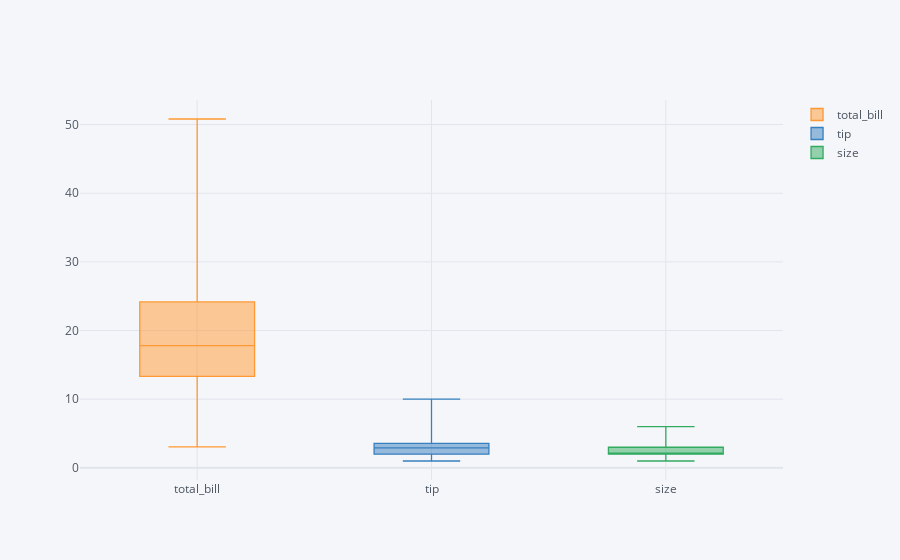

Notebook source saved alongside this figure:
### Code cell
dataset2.iplot(kind='box')

### Figure 1 — Plotly figure (JSON) as saved in the notebook; plotly's stock layout.template omitted (floating-point values rounded to 4 significant figures; data arrays with more than 128 entries replaced by an {"elided": "..."} marker saying what was removed)
{"data": [{"boxpoints": false, "line": {"width": 1.3}, "marker": {"color": "rgba(255, 153, 51, 1.0)"}, "name": "total_bill", "orientation": "v", "type": "box", "y": {"elided": "244 float values"}}, {"boxpoints": false, "line": {"width": 1.3}, "marker": {"color": "rgba(55, 128, 191, 1.0)"}, "name": "tip", "orientation": "v", "type": "box", "y": {"elided": "244 float values"}}, {"boxpoints": false, "line": {"width": 1.3}, "marker": {"color": "rgba(50, 171, 96, 1.0)"}, "name": "size", "orientation": "v", "type": "box", "y": {"elided": "244 int values"}}], "layout": {"legend": {"bgcolor": "#F5F6F9", "font": {"color": "#4D5663"}}, "paper_bgcolor": "#F5F6F9", "plot_bgcolor": "#F5F6F9", "title": {"font": {"color": "#4D5663"}}, "xaxis": {"gridcolor": "#E1E5ED", "showgrid": true, "tickfont": {"color": "#4D5663"}, "title": {"font": {"color": "#4D5663"}, "text": ""}, "zerolinecolor": "#E1E5ED"}, "yaxis": {"gridcolor": "#E1E5ED", "showgrid": true, "tickfont": {"color": "#4D5663"}, "title": {"font": {"color": "#4D5663"}, "text": ""}, "zerolinecolor": "#E1E5ED"}}}
